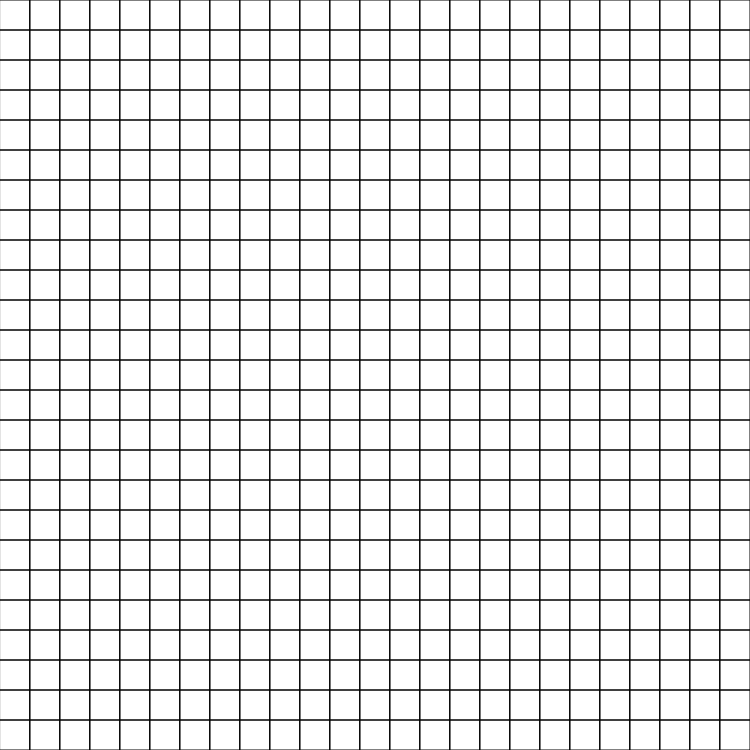
Frame 1 (no input)
Frame 60 (no input): identical to frame 1, image omitted
Frame 120 (the mouse pressed at the canvas centre since frame 60): identical to frame 1, image omitted

The p5.js sketch that drew this single still picture (run headless with seeded random() and noise() and a simulated clock; from frame 60 on, the mouse is pressed at the canvas centre):

// p5.js sketch
// ── sketch.js
/* 👇 Start writing your p5.js code here */

let sizewidth = 25
let sizeheight = 25
function setup() {
  createCanvas(sizewidth*30, sizeheight*30);
}

function draw() {
  background(255);
  for(y = 0; y < sizeheight; y++){
    for(x = 0; x < sizewidth; x++){
      if(getItem(x + ":" + y) == null){
          storeItem(x + ":" + y, false)
        }
      if(getItem(x + ":" + y) == true){
        fill(155,0,0)
      }
      rect(x*30, y*30, 30, 30)
      noFill()
    }
  }
}

function mouseClicked(){
  for(y = 0; y < sizeheight; y++){
    for(x = 0; x < sizewidth; x++){
      if(mouseX < x*30+30 && mouseX > x*30 && mouseY < y*30+30 && mouseY > y*30){
          storeItem(x + ":" + y, true)
      }
    }
  }
}

function keyTyped(){
  if(key == " "){
    clearStorage()
  }
  if(key == "a"){
    for(y = 0; y < sizeheight; y++){
      for(x = 0; x < sizewidth; x++){
        if(mouseX < x*30+30 && mouseX > x*30 && mouseY < y*30+30 && mouseY > y*30){
          storeItem(x + ":" + y, false)
        }
      }
    }
  }
}
